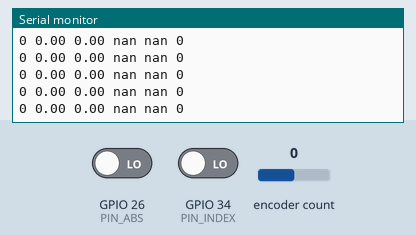
Simulated run of this sketch. Board: ESP32. Shown: the last lines printed to the serial monitor. Inputs (shaded band) come from the test bench; at power-on: encoder count 0, GPIO 34 (PIN_INDEX) LOW, GPIO 26 (PIN_ABS) LOW.

Above: at 1.4 s.
1.5 s: encoder count set to 1
At 1.52 s:
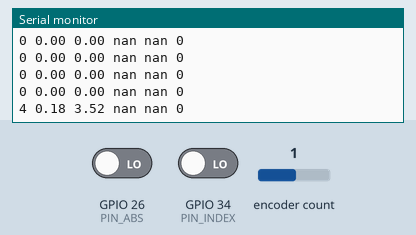
3.0 s: GPIO 34 (PIN_INDEX) driven HIGH
At 3.02 s:
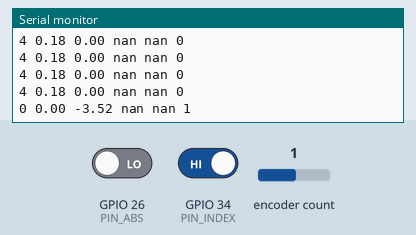
4.5 s: encoder count set to 0
At 4.52 s:
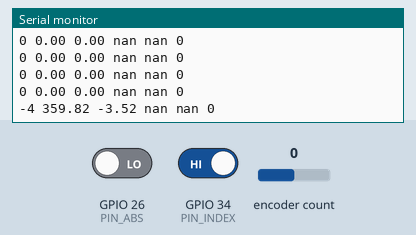
Timing chart, 0 to 7.5 s (numbered marks = the images above; inputs shaded):
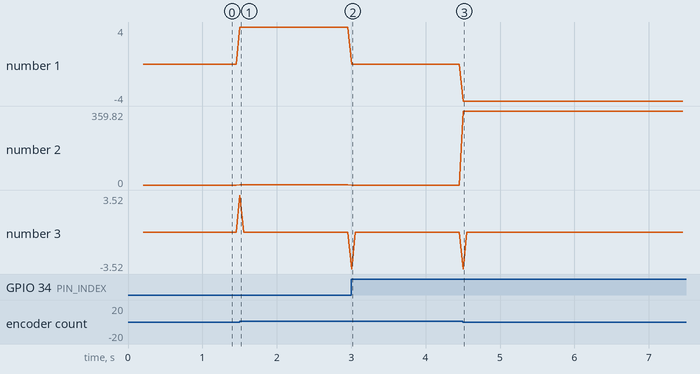

Measured:
- after the input at 1.5 s, the serial monitor: prints a new line at once (image 1)
- after the input at 3.0 s, the serial monitor: prints a new line at once (image 2)
- after the input at 4.5 s, the serial monitor: prints a new line at once (image 3)
- plotted number 1: 0 → 4 after the input at 1.5 s, 0 → -4 after the input at 4.5 s
- plotted number 2: 0 → 0.18 after the input at 1.5 s, 0 → 359.82 after the input at 4.5 s

The sketch:

ABIREVThruBoreEncoder.ino
```cpp
/*
  ESP32 + REV Through Bore Encoder (ABI + ABS PWM) - Serial Plotter
  Pins:
    ABS PWM -> GPIO 26 (digital input)
    ENC A   -> GPIO 32
    ENC B   -> GPIO 33
    ENC I   -> GPIO 34 (index, input-only)

  Serial Plotter columns:
    count angleDeg velDegPerSec absDeg absUs indexPulse
*/

#include <Arduino.h>
#include <ESP32Encoder.h>

// ----- Pins -----
static const int PIN_ABS   = 26;  // PWM duty-cycle absolute output
static const int PIN_A     = 32;  // Quadrature A
static const int PIN_B     = 33;  // Quadrature B
static const int PIN_INDEX = 34;  // Index I (rising)

// ----- Encoder config -----
static const int32_t CPR = 8192;        // 2048 CPR x4 = 8192 counts/rev
static const uint32_t PRINT_MS = 50;    // print period for plotter
static const uint32_t ABS_TIMEOUT_US = 3000; // pulseIn timeout; > period (~1025us)

// ----- Globals -----
ESP32Encoder enc;
volatile bool g_indexPulse = false;  // set in ISR, consumed in loop
int32_t lastCount = 0;
uint32_t lastPrint = 0;

// Optional smoothing for ABS PWM (EMA)
float absUsEMA = NAN;
const float ABS_ALPHA = 0.35f;  // 0..1 (higher = less smoothing)

// ----- ISR -----
void IRAM_ATTR onIndexISR() { g_indexPulse = true; }

// ----- Helpers -----
static inline float countsToDegrees(int32_t counts) {
  int32_t mod = counts % CPR;
  if (mod < 0) mod += CPR;
  return 360.0f * (float)mod / (float)CPR;
}

// Reads the ABS PWM HIGH width (µs). Returns NAN if no valid pulse.
float readAbsPulseUs() {
  // Wait for a HIGH pulse; pulseIn returns 0 on timeout.
  unsigned long w = pulseIn(PIN_ABS, HIGH, ABS_TIMEOUT_US);
  if (w == 0) return NAN; // no pulse seen within timeout
  // Clamp to the documented 1..1024 µs window
  if (w < 1) w = 1;
  if (w > 1024) w = 1024;
  return (float)w;
}

float absUsToDegrees(float absUs) {
  // 1..1024 µs -> 0..360°
  // Map 1 µs -> 0°, 1024 µs -> 360° (spec says linear across 1024 steps)
  return (absUs - 1.0f) * (360.0f / 1023.0f);
}

void setup() {
  Serial.begin(115200);
  delay(200);

  pinMode(PIN_A,     INPUT);
  pinMode(PIN_B,     INPUT);
  pinMode(PIN_INDEX, INPUT);
  pinMode(PIN_ABS,   INPUT);

  // Quadrature via ESP32Encoder (uses PCNT hardware)
  //ESP32Encoder::useInternalWeakPullResistors = UP; // optional
  enc.attachFullQuad(PIN_A, PIN_B);
  enc.clearCount();

  // Index rising -> flag
  attachInterrupt(digitalPinToInterrupt(PIN_INDEX), onIndexISR, RISING);

  // Serial Plotter header
  Serial.println("count angleDeg velDegPerSec absDeg absUs indexPulse");
}

void loop() {
  // Apply index zeroing once per pulse, and also expose a one-shot marker
  static bool indexOneShot = false;
  if (g_indexPulse) {
    enc.setCount(0);
    g_indexPulse = false;
    indexOneShot = true; // visualize for a single print frame
  }

  const uint32_t now = millis();
  if (now - lastPrint >= PRINT_MS) {
    lastPrint = now;

    // Quadrature position & velocity
    int32_t count = (int32_t)enc.getCount();
    int32_t delta = count - lastCount;
    lastCount = count;

    float angleDeg = countsToDegrees(count);
    float cps = (float)delta / ((float)PRINT_MS / 1000.0f);
    float dps = cps * (360.0f / (float)CPR);

    // ABS PWM reading with light smoothing (helps jitter)
    float absUs = readAbsPulseUs();
    if (!isnan(absUs)) {
      if (isnan(absUsEMA)) absUsEMA = absUs;
      else absUsEMA = ABS_ALPHA * absUs + (1.0f - ABS_ALPHA) * absUsEMA;
    }
    float absDeg = isnan(absUsEMA) ? NAN : absUsToDegrees(absUsEMA);

    // --- Serial Plotter line (space-separated) ---
    // count angleDeg velDegPerSec absDeg absUs indexPulse
    Serial.print(count); Serial.print(' ');
    Serial.print(angleDeg, 2); Serial.print(' ');
    Serial.print(dps, 2); Serial.print(' ');
    if (isnan(absDeg)) Serial.print("nan");
    else Serial.print(absDeg, 2);
    Serial.print(' ');
    if (isnan(absUsEMA)) Serial.print("nan");
    else Serial.print(absUsEMA, 1);
    Serial.print(' ');
    Serial.println(indexOneShot ? 1 : 0);

    indexOneShot = false; // clear one-shot marker after printing
  }
}
```
